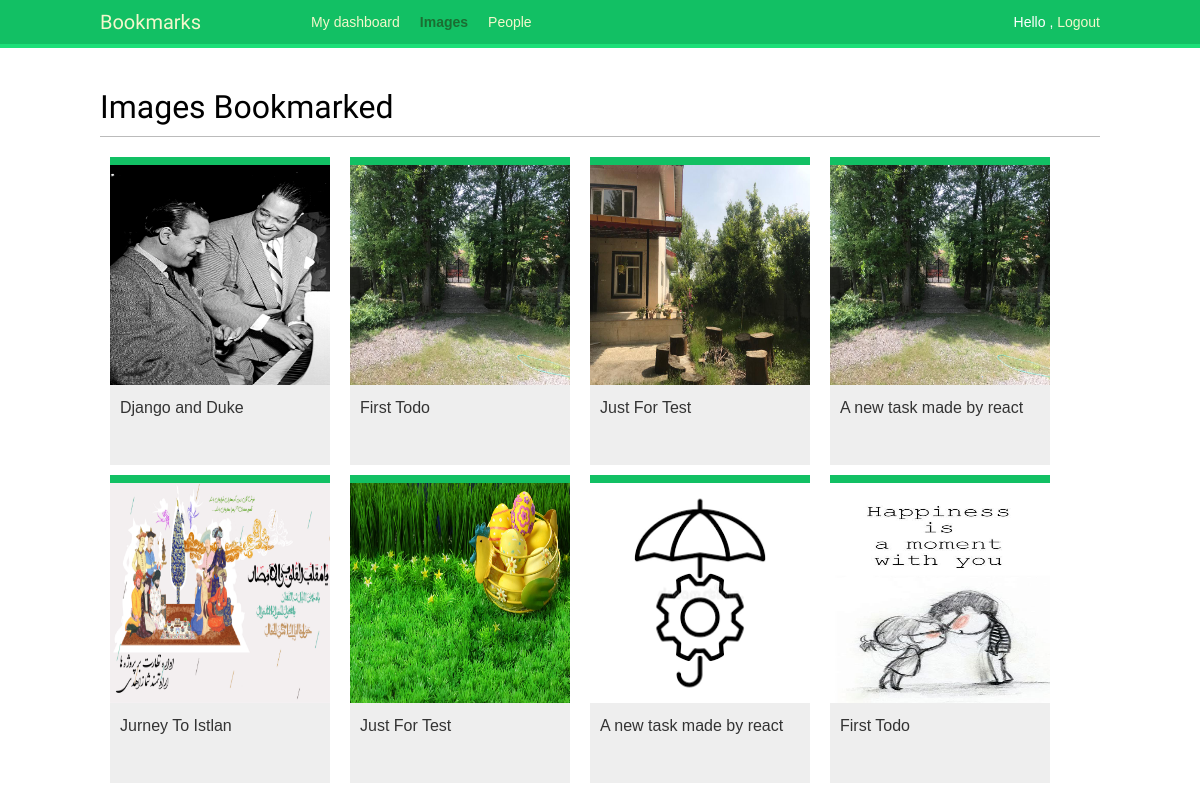
The app's page /images/ (signed in) with its own data.
### images/models.py (models this page shows, shortened)
class Image(models.Model):
    user = models.ForeignKey(settings.AUTH_USER_MODEL,
                             related_name='images_created',
                             on_delete=models.CASCADE)
    title = models.CharField(max_length=200)
    slug = models.SlugField(max_length=200, blank=True)
    url = models.URLField()
    image = models.ImageField(upload_to='images/%Y/%m/%d/')
    description = models.TextField(blank=True)
    created = models.DateField(auto_now_add=True, db_index=True)
    users_like = models.ManyToManyField(settings.AUTH_USER_MODEL,
                                        related_name='images_liked',
                                        blank=True)
    def get_absolute_url(self):
        return reverse("images:detail", args=[self.id, self.slug])

### images/views.py (the view)
# urls.py: path('', views.image_list, name='list')
@login_required
def image_list(request):
    images = Image.objects.all()
    paginator = Paginator(images, 8)
    page = request.GET.get('page')
    print(page)
    try:
        images = paginator.page(page)
    except PageNotAnInteger:
        images = paginator.page(1)
    except EmptyPage:
        if request.is_ajax():
            return HttpResponse('')
        images = paginator.page(paginator.num_pages)
    if request.is_ajax():
        return render(request, 'images/image/list_ajax.html',
                      {
                          'section':'images',
                          'images' : images
                      })
    return render(request, 'images/image/list.html',
                  {
                      'section':'images',
                      'images':images
                  })

### images/templates/images/image/list.html (shortened to what this page needs)
{% extends 'base.html' %}
{% block content %}
    <h1>Images Bookmarked</h1>
    <div id="image-list">
        {% include "images/image/list_ajax.html" %}
    </div>
{% endblock  %}

### images/templates/images/image/list_ajax.html
{% load thumbnail %}
{% for image in images %}
    <div class="image">
        <a href="{{ image.get_absolute_url }}">
        {% thumbnail image.image 150x150 crop="smart" as im %}
        <a href="{{ image.get_absolute_url }}">
            <img src="{{ im.url }}"">
        </a>
        </a>
        <div class="info">
            <a href="{{ image.get_absolute_url }}" class="title">
                {{image.title}}
            </a>
        </div>
    </div>
{% endfor %}

### account/static/css/base.css (style rules this page uses)
body { margin:0; padding:0; font-family:helvetica, sans-serif; }
a { color:#12c064; text-decoration:none; }
h1, h2, h3, h4, h5 , h6 { font-family: 'Muli', sans-serif; font-weight:normal; }
h1 { border-bottom:1px solid #bbb; padding:0 0 10px 0; margin:10px 0 20px 0; }
#image-list { overflow:auto; }
#image-list .image { float:left; width:220px; height:300px; margin:0 10px 10px 10px; border-top:8px solid #12c064; background:#eee; }
#image-list img { width:220px; height:220px; }
#image-list .info { padding:10px; }
#image-list .info a { color:#333; }

### records on screen
Image: shows a picture, title "Django and Duke"
Image: title "First Todo"
Image: shows a picture, title "Just For Test"
Image: title "A new task made by react"
Image: shows a picture, title "Jurney To Istlan"
Image: shows a picture, title "Just For Test"
Image: shows a picture, title "A new task made by react"
Image: shows a picture, title "First Todo"
